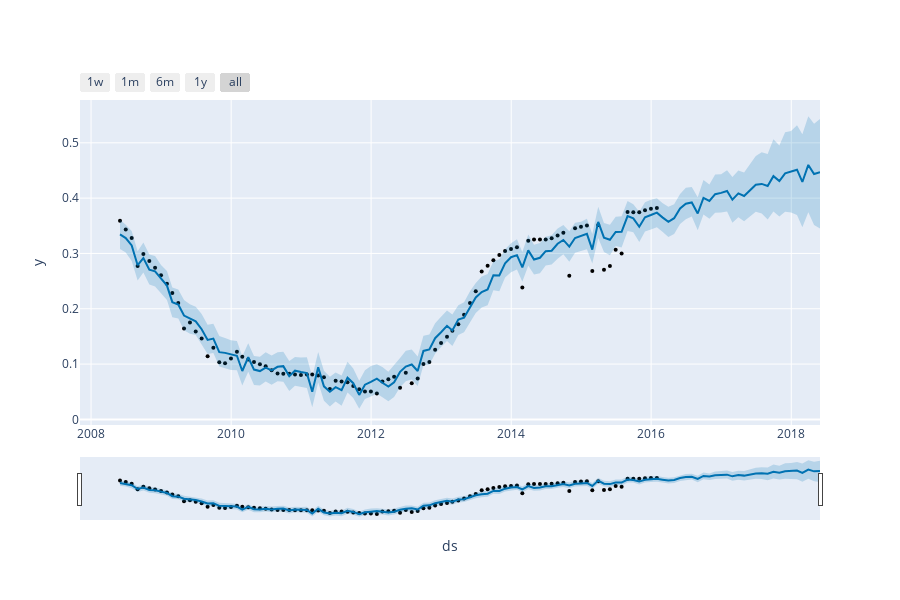

Notebook code for this chart:
### Code cell
from prophet.plot import plot_plotly, plot_components_plotly

plot_plotly(prophet_model2, forecast)
